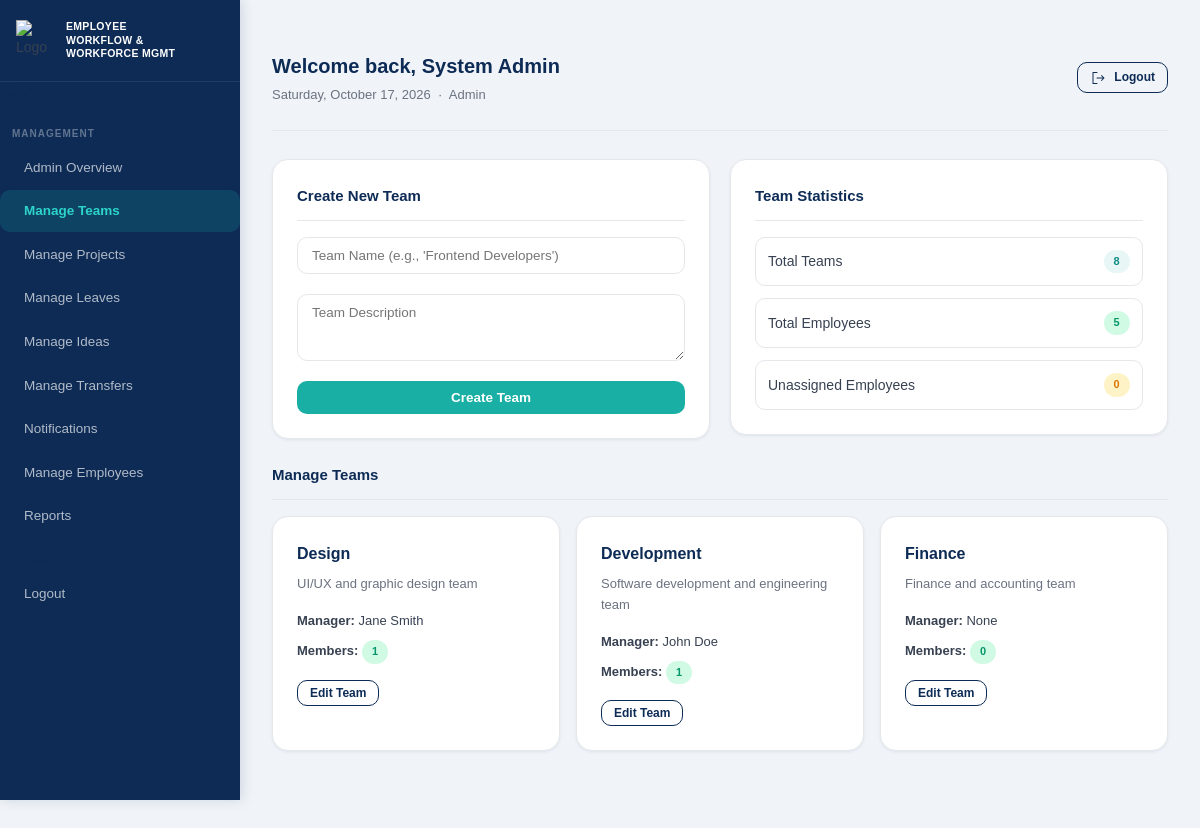
The app's page /dashboard.php?tab=teams (signed in) with its own data.
### tables this page shows
CREATE TABLE `teams` (
    `id` int(11) NOT NULL AUTO_INCREMENT,
    `name` varchar(100) NOT NULL,
    `description` text DEFAULT NULL,
    `manager_id` int(11) DEFAULT NULL,
    `created_at` timestamp NOT NULL DEFAULT CURRENT_TIMESTAMP,
    PRIMARY KEY (`id`),
    KEY `idx_manager` (`manager_id`)
);

CREATE TABLE `users` (
    `id` int(11) NOT NULL AUTO_INCREMENT,
    `name` varchar(100) NOT NULL,
    `email` varchar(150) NOT NULL,
    `password_hash` varchar(255) NOT NULL,
    `role` enum('employee','admin','boss') NOT NULL DEFAULT 'employee',
    `team_id` int(11) DEFAULT NULL,
    `phone` varchar(20) DEFAULT NULL,
    `address` text DEFAULT NULL,
    `hire_date` date DEFAULT NULL,
    `salary` decimal(10,2) DEFAULT NULL,
    `status` enum('active','inactive') DEFAULT 'active',
    `created_at` timestamp NOT NULL DEFAULT CURRENT_TIMESTAMP,
    `updated_at` timestamp NOT NULL DEFAULT CURRENT_TIMESTAMP ON UPDATE CURRENT_TIMESTAMP,
    PRIMARY KEY (`id`),
    UNIQUE KEY `email` (`email`),
    KEY `idx_role` (`role`),
    KEY `idx_team` (`team_id`)
);

### app/lib/auth.php (called while the page is built, shortened)
<?php
function current_user(): ?array {
	return $_SESSION['user'] ?? null;
}

### app/views/partials/admin_teams.php (the view, shortened to what this page needs)
<?php
require_once __DIR__ . '/../../lib/auth.php';
$pdo = Database::pdo();
$teams_stmt = $pdo->query("
    SELECT t.*, u.name as manager_name
    FROM teams t
    LEFT JOIN users u ON t.manager_id = u.id
    ORDER BY t.name
");
$teams = $teams_stmt->fetchAll();
$employees = $pdo->query("SELECT id, name, team_id FROM users WHERE role = 'employee' ORDER BY name")->fetchAll();
$team_members = [];
foreach ($employees as $employee) {
    if ($employee['team_id']) {
        $team_members[$employee['team_id']][] = $employee;
    }
}
?>
<div class="row cols-2">
    <div class="card">
        <div class="card__title">Create New Team</div>
        <form method="post" class="row">
            <input class="input" name="name" placeholder="Team Name (e.g., 'Frontend Developers')" required />
            <textarea class="input" name="description" placeholder="Team Description" rows="3"></textarea>
            <button class="btn" type="submit">Create Team</button>
        </form>
    </div>
    <div class="card">
        <div class="card__title">Team Statistics</div>
        <?php
        $unassigned_employees = count(array_filter($employees, fn ($e) => $e['team_id'] === null));
        ?>
        <div style="display: grid; gap: 12px;">
            <div style="display: flex; justify-content: space-between; align-items: center; padding: 12px; border-radius: var(--radius-md); border: 1px solid var(--border);">
                <span>Total Teams</span>
                <span class="badge badge--teal"><?php echo count($teams); ?></span>
            </div>
            <div style="display: flex; justify-content: space-between; align-items: center; padding: 12px; border-radius: var(--radius-md); border: 1px solid var(--border);">
                <span>Total Employees</span>
                <span class="badge badge--approved"><?php echo count($employees); ?></span>
            </div>
            <div style="display: flex; justify-content: space-between; align-items: center; padding: 12px; border-radius: var(--radius-md); border: 1px solid var(--border);">
                <span>Unassigned Employees</span>
                <span class="badge badge--pending"><?php echo $unassigned_employees; ?></span>
            </div>
        </div>
    </div>
</div>
<div class="card__title" style="margin-top:24px;">Manage Teams</div>
<div class="grid-3" style="margin-bottom: 24px;">
    <?php foreach ($teams as $team) : ?>
        <div class="card">
            <h4 style="margin: 0 0 8px 0; font-size: 16px; font-weight: 700;"><?php echo htmlspecialchars($team['name'] ?? 'Unnamed Team'); ?></h4>
            <p style="color: var(--text-muted); font-size: 13px; margin-bottom: 16px;"><?php echo htmlspecialchars($team['description'] ?? ''); ?></p>
            <div style="font-size: 13px; margin-bottom: 8px;">
                <strong>Manager:</strong> <?php echo htmlspecialchars($team['manager_name'] ?? 'None'); ?>
            </div>
            <div style="font-size: 13px; margin-bottom: 16px;">
                <strong>Members:</strong> <span class="badge badge--approved"><?php echo count($team_members[$team['id']] ?? []); ?></span>
            </div>
            <button type="button" class="btn sm secondary" onclick="const el=document.getElementById('edit-team-<?php echo $team['id']; ?>'); el.style.display=el.style.display==='none'?'block':'none'">Edit Team</button>
        </div>
    <?php endforeach; ?>
</div>

### public/dashboard.php (shortened to what this page needs)
<?php
require_once __DIR__ . '/../app/lib/auth.php';
$user = current_user();
$is_admin = in_array($user['role'], ['admin', 'boss'], true);
$tab = $_GET['tab'] ?? ($is_admin ? 'admin_overview' : 'attendance');
$employee_partials = [
    'attendance' => 'employee_attendance.php',
	'projects' => 'employee_projects.php',
    'leaves' => 'employee_leaves.php',
    'tasks' => 'employee_tasks.php',
    'ideas' => 'employee_ideas.php',
    'transfers' => 'employee_transfers.php',
    'profile' => 'employee_profile.php',
];
$admin_partials = [
    'admin_overview' => 'admin_overview.php',
    'users' => 'admin_users.php',
    'employees' => 'admin_employees.php',
    'teams' => 'admin_teams.php',
    'projects' => 'admin_projects.php',
    'leaves' => 'admin_leaves.php',
    'ideas' => 'admin_ideas.php',
    'transfers' => 'admin_transfers.php',
    'notifications' => 'admin_notifications.php',
    'reports' => 'admin_reports.php',
    'attendance' => 'admin_attendance.php',
];
?>
<?php
$partial_to_load = ($is_admin ? ($admin_partials[$tab] ?? null) : ($employee_partials[$tab] ?? null)) ?? '404.php';
?>
<!doctype html>
<html>
<head>
	<link rel="stylesheet" href="assets/style.css" />
	<link rel="stylesheet" href="https://rsms.me/inter/inter.css">
</head>
<body>
<div class="dashboard-wrapper">
    <div class="dashboard-grid">
    <?php include __DIR__ . '/../app/views/partials/sidebar.php'; ?>
    <div class="dashboard-container">
        <div class="container">
            <header class="main-header">
                <div>
                    <h1>Welcome back, <?php echo htmlspecialchars($user['name'] ?: $user['email']); ?></h1>
                    <p class="subtitle">
                        <?php echo date('l, F j, Y'); ?> &nbsp;&middot;&nbsp;
                        <span style="text-transform:capitalize"><?php echo htmlspecialchars($user['role']); ?></span>
                    </p>
                </div>
                <a class="btn secondary sm logout-btn" href="logout.php">
                     Logout
                </a>
            </header>
            <main>
                <?php
                $partial_path = __DIR__ . '/../app/views/partials/' . $partial_to_load;
                if (file_exists($partial_path)) {
                    include $partial_path;
                } else {
                    echo "<div class='card'><p>Content not found for tab: " . htmlspecialchars($tab) . "</p></div>";
                }
                ?>
            </main>
        </div>
    </div>
    </div>
</div>
</body>
</html>

### app/views/partials/sidebar.php (shortened to what this page needs)
<?php
$user = current_user();
$is_admin = in_array($user['role'], ['admin', 'boss'], true);
$current_tab = $_GET['tab'] ?? ($is_admin ? 'admin_overview' : 'attendance');
function get_icon($name) {
    global $icon_mapping;
    $filename = isset($icon_mapping[$name]) ? $icon_mapping[$name] : $name;
    $path = __DIR__ . "/../../../public/svg/{$filename}.svg";
    if (file_exists($path)) {
        $svg = file_get_contents($path);
        $svg = preg_replace('/\s+fill="[^"]*"/', '', $svg);
        $svg = preg_replace('/\s+stroke="[^"]*"/', '', $svg);
        $svg = preg_replace('/\s+color="[^"]*"/', '', $svg);
        $svg = preg_replace('/\s+width="[^"]*"/', '', $svg);
        $svg = preg_replace('/\s+height="[^"]*"/', '', $svg);
        $svg = str_replace('<svg', '<svg class="icon-svg" fill="currentColor"', $svg);
        $svg = preg_replace('/(path|rect|circle|line|polygon)([^>]*?)(fill|stroke)="[^"]*"/', '$1$2$3="currentColor"', $svg);
        return $svg;
    }
    return '';
}
$icon_mapping = [
    'attendance' => 'clock',
    'projects' => 'folders',
    'leaves' => 'calendar-check',
    'tasks' => 'list-checks',
    'ideas' => 'lightbulb',
    'transfers' => 'arrows-left-right',
    'profile' => 'user-circle',
    'overview' => 'chart-line',
    'teams' => 'users-three',
    'notifications' => 'bell',
    'employees' => 'users',
    'reports' => 'chart-bar',
    'logout' => 'sign-out',
    'add_employees' => 'user-plus',
    'edit' => 'pencil-simple'
];
$icon_keys = array_keys($icon_mapping);
$icons = [];
foreach ($icon_keys as $key) {
    $icons[$key] = get_icon($key);
}
$employee_tabs = [
    'attendance' => ['icon' => $icons['attendance'], 'name' => 'Attendance'],
    'projects' => ['icon' => $icons['projects'], 'name' => 'My Projects'],
    'leaves' => ['icon' => $icons['leaves'], 'name' => 'Leave Requests'],
    'tasks' => ['icon' => $icons['tasks'], 'name' => 'Daily Tasks'],
    'ideas' => ['icon' => $icons['ideas'], 'name' => 'Ideas'],
    'transfers' => ['icon' => $icons['transfers'], 'name' => 'Transfers'],
    'profile' => ['icon' => $icons['profile'], 'name' => 'My Profile'],
];
$admin_tabs = [
    'admin_overview' => ['icon' => $icons['overview'], 'name' => 'Admin Overview'],
    'teams' => ['icon' => $icons['teams'], 'name' => 'Manage Teams'],
    'projects' => ['icon' => $icons['projects'], 'name' => 'Manage Projects'],
    'leaves' => ['icon' => $icons['leaves'], 'name' => 'Manage Leaves'],
    'ideas' => ['icon' => $icons['ideas'], 'name' => 'Manage Ideas'],
    'transfers' => ['icon' => $icons['transfers'], 'name' => 'Manage Transfers'],
    'notifications' => ['icon' => $icons['notifications'], 'name' => 'Notifications'],
    'employees' => ['icon' => $icons['employees'], 'name' => 'Manage Employees'],
    'reports' => ['icon' => $icons['reports'], 'name' => 'Reports'],
];
$tabs_to_display = $is_admin ? $admin_tabs : $employee_tabs;
?>
<aside class="vertical-sidebar">
    <nav class="sidebar">
        <header>
            <div class="sidebar__logo">
              <img src="logo.php" alt="Logo" />
              <span class="sidebar__logo-text">Employee<br>Workflow &amp;<br>Workforce Mgmt</span>
            </div>
            <div class="sidebar__toggle-container">
                <label for="checkbox-input" class="nav__toggle">
                    <span class="toggle--icons" aria-hidden="true">
                        <svg width="17.5px" height="17.5px" viewBox="0 0 24 24" class="toggle-svg-icon toggle--open">
                            <path d="M3 5a1 1 0 1 0 0 2h18a1 1 0 1 0 0-2zM2 12a1 1 0 0 1 1-1h18a1 1 0 1 1 0 2H3a1 1 0 0 1-1-1M2 18a1 1 0 0 1 1-1h18a1 1 0 1 1 0 2H3a1 1 0 0 1-1-1" fill="currentColor"></path>
                        </svg>
                        <svg width="17.5px" height="17.5px" viewBox="0 0 24 24" class="toggle-svg-icon toggle--close">
                            <path d="M18.707 6.707a1 1 0 0 0-1.414-1.414L12 10.586 6.707 5.293a1 1 0 0 0-1.414 1.414L10.586 12l-5.293 5.293a1 1 0 1 0 1.414 1.414L12 13.414l5.293 5.293a1 1 0 0 0 1.414-1.414L13.414 12z" fill="currentColor"></path>
                        </svg>
                    </span>
                </label>
            </div>
        </header>
        <section class="sidebar__wrapper">
            <ul class="sidebar__list list--primary">
                <?php if ($is_admin): ?>
                    <div class="sidebar__section-label">Management</div>
                <?php else: ?>
                    <div class="sidebar__section-label">My Workspace</div>
                <?php endif; ?>
                <?php foreach ($tabs_to_display as $key => $tab_info): ?>
                    <li class="sidebar__item">
                        <a href="dashboard.php?tab=<?php echo $key; ?>" class="sidebar__link <?php echo $current_tab === $key ? 'active' : ''; ?>" data-tooltip="<?php echo $tab_info['name']; ?>">
                            <span class="text"><?php echo $tab_info['name']; ?></span>
                        </a>
                    </li>
                <?php endforeach; ?>
            </ul>
            <ul class="sidebar__list list--secondary">
                <li class="sidebar__item item--heading">
                    <h2 class="sidebar__item--heading">Account</h2>
                </li>
                <li class="sidebar__item">
                    <a class="sidebar__link" href="logout.php" data-tooltip="Logout">
                        <span class="text">Logout</span>
                    </a>
                </li>
            </ul>
        </section>
    </nav>
</aside>

### records on screen
teams: name "Design", description "UI/UX and graphic design team", manager.name "Jane Smith", id "1"
teams: name "Development", description "Software development and engineering team", manager.name "John Doe", id "1"
teams: name "Finance", description "Finance and accounting team", manager_name "None", id "0"

### other values on screen
$tab_info['name'] "Admin Overview"
$tab_info['name'] "Manage Teams"
$tab_info['name'] "Manage Projects"
$tab_info['name'] "Manage Leaves"
$tab_info['name'] "Manage Ideas"
$tab_info['name'] "Manage Transfers"
$tab_info['name'] "Notifications"
$tab_info['name'] "Manage Employees"
$tab_info['name'] "Reports"
$user['name'] ?: $user['email'] "System Admin"
$user['role'] "Admin"
count($teams) "8"
count($employees) "5"
$unassigned_employees "0"
